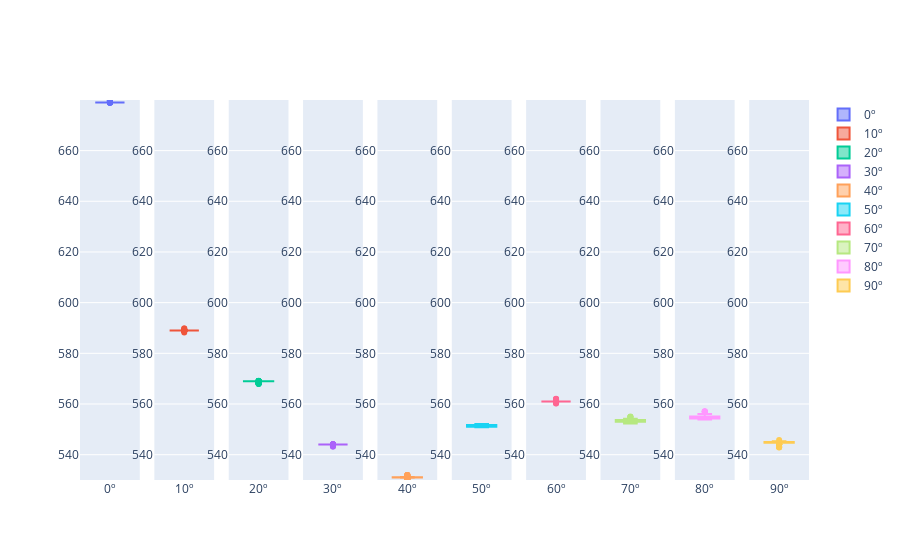

The notebook cell this image was saved under:
### Markdown cell above
##### Make box-plot

### Code cell
plot_box(data, to_plot="filtered", scaled=True)
